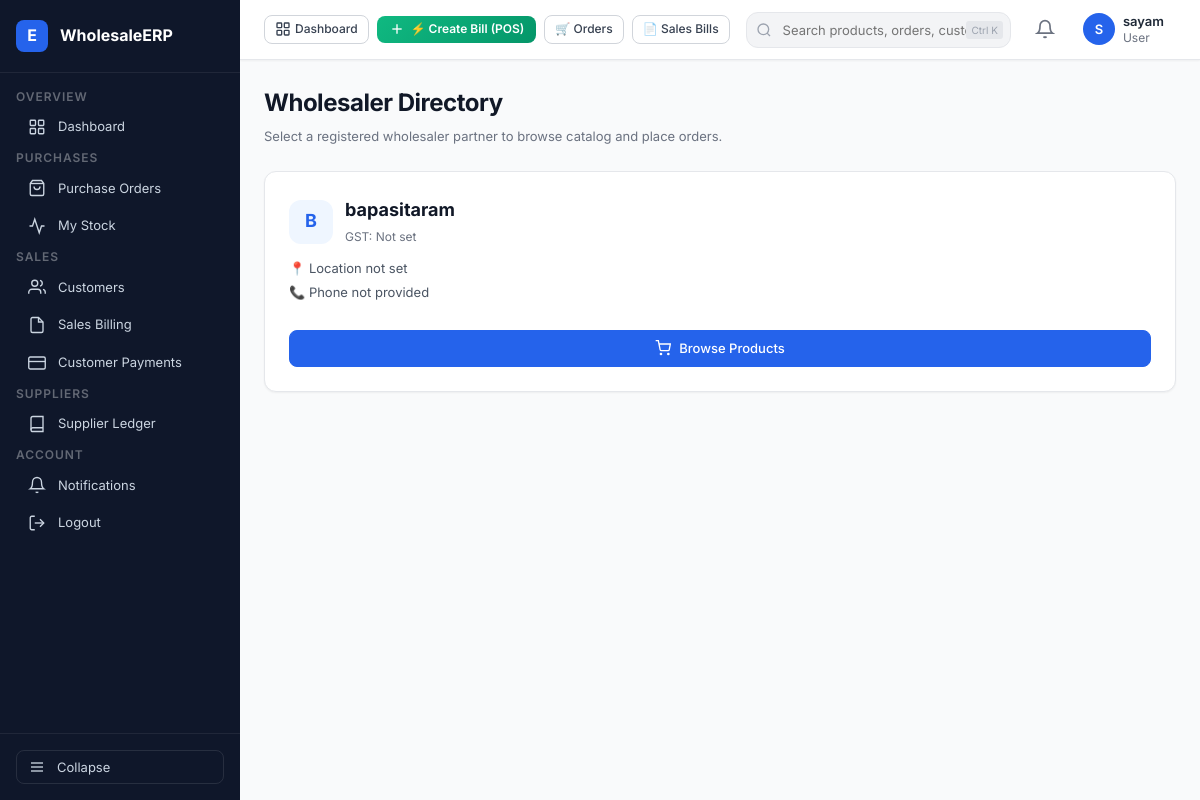
/orders/wholesalers/ (signed in), run on the app's committed database.
### accounts/models.py (models this page shows, shortened)
class WholesalerProfile(models.Model):
    user = models.OneToOneField(User, on_delete=models.CASCADE, related_name="wholesaler_profile")
    business_name = models.CharField(max_length=200)
    phone = models.CharField(max_length=15)
    gst_number = models.CharField(max_length=15, blank=True, null=True)
    address = models.TextField()
    city = models.CharField(max_length=100)
    state = models.CharField(max_length=100)
    pincode = models.CharField(max_length=10)
    retailers = models.ManyToManyField("RetailerProfile",related_name="wholesalers",blank=True)
    created_at = models.DateTimeField(auto_now_add=True)

### orders/views.py (the view)
@login_required
def wholesaler_list(request):
    retailer = request.user.retailer_profile
    wholesalers = WholesalerProfile.objects.all()
    return render(
        request,
        "orders/wholesaler_list.html",
        {
            "wholesalers": wholesalers
        }
    )

### templates/orders/wholesaler_list.html (shortened to what this page needs)
{% extends 'base.html' %}
{% block content %}
<div class="page-header">
  <div class="page-header-left">
    <h1 class="page-title">Wholesaler Directory</h1>
    <p class="page-subtitle">Select a registered wholesaler partner to browse catalog and place orders.</p>
  </div>
</div>
<div class="stats-grid">
  {% for wholesaler in wholesalers %}
  <div class="card" style="padding: 24px; display: flex; flex-direction: column; justify-content: space-between;">
    <div>
      <div style="display: flex; align-items: center; gap: 12px; margin-bottom: 12px;">
        <div style="width: 44px; height: 44px; border-radius: 12px; background: #eff6ff; color: #2563eb; display: flex; align-items: center; justify-content: center; font-weight: 700; font-size: 18px;">
          {{ wholesaler.business_name|first|upper }}
        </div>
        <div>
          <h2 style="font-size: 18px; font-weight: 700; color: #111827; margin: 0;">{{ wholesaler.business_name }}</h2>
          <span style="font-size: 12px; color: #6b7280;">GST: {{ wholesaler.gst_number|default:"Not set" }}</span>
        </div>
      </div>
      <div style="font-size: 13px; color: #4b5563; margin-bottom: 16px; line-height: 1.5;">
        <p style="margin-bottom: 4px;">📍 {{ wholesaler.address|default:"Location not set" }}{% if wholesaler.city %}, {{ wholesaler.city }}{% endif %}</p>
        <p>📞 {{ wholesaler.phone|default:"Phone not provided" }}</p>
      </div>
    </div>
    <a href="{% url 'wholesaler_products' wholesaler.id %}" class="btn btn-primary w-full" style="justify-content: center; margin-top: 12px;">
      <svg viewBox="0 0 24 24" fill="none" stroke="currentColor" stroke-width="2" width="16" height="16"><circle cx="9" cy="21" r="1"/><circle cx="20" cy="21" r="1"/><path d="M1 1h4l2.68 13.39a2 2 0 0 0 2 1.61h9.72a2 2 0 0 0 2-1.61L23 6H6"/></svg>
      Browse Products
    </a>
  </div>
  {% empty %}
  <div class="card" style="grid-column: 1 / -1; padding: 48px; text-align: center;">
    <p class="text-muted">You are not connected to any wholesaler partners yet.</p>
  </div>
  {% endfor %}
</div>
{% endblock %}

### templates/base.html (shortened to what this page needs)
{% load static %}
<!DOCTYPE html>
<html lang="en">
<head>
  <link rel="stylesheet" href="{% static 'css/styles.css' %}">
</head>
<body>
<div class="app-shell">
  <aside class="sidebar" id="sidebar">
    <a href="{% url 'dashboard' %}" class="sidebar-logo" style="text-decoration: none;">
      <div class="logo-icon">E</div>
      <span class="logo-text">WholesaleERP</span>
    </a>
    <nav class="sidebar-nav">
      {% if request.user.is_authenticated %}
        {% if user_role == 'WHOLESALER' or request.user.wholesaler_profile %}
          <span class="nav-section-label">Overview</span>
          <a href="{% url 'dashboard' %}" class="nav-item" data-href="/accounts/dashboard/">
            <svg viewBox="0 0 24 24" fill="none" stroke="currentColor" stroke-width="1.8">
              <rect x="3" y="3" width="7" height="7" rx="1"/><rect x="14" y="3" width="7" height="7" rx="1"/>
              <rect x="3" y="14" width="7" height="7" rx="1"/><rect x="14" y="14" width="7" height="7" rx="1"/>
            </svg>
            <span class="nav-label">Dashboard</span>
          </a>
          <span class="nav-section-label">Operations</span>
          <a href="{% url 'wholesaler_orders' %}" class="nav-item" data-href="/orders/wholesaler/">
            <svg viewBox="0 0 24 24" fill="none" stroke="currentColor" stroke-width="1.8">
              <path d="M16 4h2a2 2 0 0 1 2 2v14a2 2 0 0 1-2 2H6a2 2 0 0 1-2-2V6a2 2 0 0 1 2-2h2"/>
              <path d="M15 2H9a1 1 0 0 0-1 1v2a1 1 0 0 0 1 1h6a1 1 0 0 0 1-1V3a1 1 0 0 0-1-1z"/>
            </svg>
            <span class="nav-label">Orders</span>
            {% if pending_orders_count %}<span class="nav-badge">{{ pending_orders_count }}</span>{% endif %}
          </a>
          <a href="{% url 'invoice_list' %}" class="nav-item" data-href="/billing/">
            <svg viewBox="0 0 24 24" fill="none" stroke="currentColor" stroke-width="1.8">
              <path d="M14 2H6a2 2 0 0 0-2 2v16a2 2 0 0 0 2 2h12a2 2 0 0 0 2-2V8z"/>
              <polyline points="14 2 14 8 20 8"/>
              <line x1="16" y1="13" x2="8" y2="13"/><line x1="16" y1="17" x2="8" y2="17"/>
            </svg>
            <span class="nav-label">Billing</span>
          </a>
          <a href="{% url 'payment_list' %}" class="nav-item" data-href="/payments/">
            <svg viewBox="0 0 24 24" fill="none" stroke="currentColor" stroke-width="1.8">
              <rect x="1" y="4" width="22" height="16" rx="2" ry="2"/>
              <line x1="1" y1="10" x2="23" y2="10"/>
            </svg>
            <span class="nav-label">Payments</span>
          </a>
          <span class="nav-section-label">Inventory</span>
          <a href="{% url 'product_list' %}" class="nav-item" data-href="/products/">
            <svg viewBox="0 0 24 24" fill="none" stroke="currentColor" stroke-width="1.8">
              <path d="M21 16V8a2 2 0 0 0-1-1.73l-7-4a2 2 0 0 0-2 0l-7 4A2 2 0 0 0 3 8v8a2 2 0 0 0 1 1.73l7 4a2 2 0 0 0 2 0l7-4A2 2 0 0 0 21 16z"/>
            </svg>
            <span class="nav-label">Products</span>
          </a>
          <a href="{% url 'stock_list' %}" class="nav-item" data-href="/products/stock/">
            <svg viewBox="0 0 24 24" fill="none" stroke="currentColor" stroke-width="1.8">
              <polyline points="22 12 18 12 15 21 9 3 6 12 2 12"/>
            </svg>
            <span class="nav-label">Inventory</span>
            {% if low_stock_count %}<span class="nav-badge">{{ low_stock_count }}</span>{% endif %}
          </a>
          <span class="nav-section-label">Business</span>
          <a href="{% url 'retailer_list' %}" class="nav-item" data-href="/accounts/retailers/">
            <svg viewBox="0 0 24 24" fill="none" stroke="currentColor" stroke-width="1.8">
              <path d="M17 21v-2a4 4 0 0 0-4-4H5a4 4 0 0 0-4 4v2"/>
              <circle cx="9" cy="7" r="4"/>
              <path d="M23 21v-2a4 4 0 0 0-3-3.87"/><path d="M16 3.13a4 4 0 0 1 0 7.75"/>
            </svg>
            <span class="nav-label">Retailers</span>
          </a>
          <a href="{% url 'payment_ledger' %}" class="nav-item">
            <svg viewBox="0 0 24 24" fill="none" stroke="currentColor" stroke-width="1.8">
              <path d="M4 19.5A2.5 2.5 0 0 1 6.5 17H20"/><path d="M6.5 2H20v20H6.5A2.5 2.5 0 0 1 4 19.5v-15A2.5 2.5 0 0 1 6.5 2z"/>
            </svg>
            <span class="nav-label">Ledger</span>
          </a>
          <a href="{% url 'shipment_list' %}" class="nav-item">
            <svg viewBox="0 0 24 24" fill="none" stroke="currentColor" stroke-width="1.8">
              <rect x="1" y="3" width="15" height="13" rx="1"/>
              <path d="M16 8h4l3 3v5h-7V8z"/><circle cx="5.5" cy="18.5" r="2.5"/><circle cx="18.5" cy="18.5" r="2.5"/>
            </svg>
            <span class="nav-label">Shipments</span>
          </a>
        {% elif user_role == 'RETAILER' or request.user.retailer_profile %}
          <span class="nav-section-label">Overview</span>
          <a href="{% url 'dashboard' %}" class="nav-item" data-href="/accounts/dashboard/">
            <svg viewBox="0 0 24 24" fill="none" stroke="currentColor" stroke-width="1.8">
              <rect x="3" y="3" width="7" height="7" rx="1"/><rect x="14" y="3" width="7" height="7" rx="1"/>
              <rect x="3" y="14" width="7" height="7" rx="1"/><rect x="14" y="14" width="7" height="7" rx="1"/>
            </svg>
            <span class="nav-label">Dashboard</span>
          </a>
          <span class="nav-section-label">Purchases</span>
          <a href="{% url 'retailer_orders' %}" class="nav-item" data-href="/orders/retailer/">
            <svg viewBox="0 0 24 24" fill="none" stroke="currentColor" stroke-width="1.8">
              <path d="M6 2 3 6v14a2 2 0 0 0 2 2h14a2 2 0 0 0 2-2V6l-3-4z"/><line x1="3" y1="6" x2="21" y2="6"/>
              <path d="M16 10a4 4 0 0 1-8 0"/>
            </svg>
            <span class="nav-label">Purchase Orders</span>
          </a>
          <a href="{% url 'retailer_stock_list' %}" class="nav-item">
            <svg viewBox="0 0 24 24" fill="none" stroke="currentColor" stroke-width="1.8">
              <polyline points="22 12 18 12 15 21 9 3 6 12 2 12"/>
            </svg>
            <span class="nav-label">My Stock</span>
          </a>
          <span class="nav-section-label">Sales</span>
          <a href="{% url 'customer_list' %}" class="nav-item">
            <svg viewBox="0 0 24 24" fill="none" stroke="currentColor" stroke-width="1.8">
              <path d="M17 21v-2a4 4 0 0 0-4-4H5a4 4 0 0 0-4 4v2"/><circle cx="9" cy="7" r="4"/>
              <path d="M23 21v-2a4 4 0 0 0-3-3.87"/><path d="M16 3.13a4 4 0 0 1 0 7.75"/>
            </svg>
            <span class="nav-label">Customers</span>
          </a>
          <a href="{% url 'customer_invoices' %}" class="nav-item">
            <svg viewBox="0 0 24 24" fill="none" stroke="currentColor" stroke-width="1.8">
              <path d="M14 2H6a2 2 0 0 0-2 2v16a2 2 0 0 0 2 2h12a2 2 0 0 0 2-2V8z"/>
              <polyline points="14 2 14 8 20 8"/>
            </svg>
            <span class="nav-label">Sales Billing</span>
          </a>
          <a href="{% url 'customer_payments' %}" class="nav-item">
            <svg viewBox="0 0 24 24" fill="none" stroke="currentColor" stroke-width="1.8">
              <rect x="1" y="4" width="22" height="16" rx="2" ry="2"/><line x1="1" y1="10" x2="23" y2="10"/>
            </svg>
            <span class="nav-label">Customer Payments</span>
          </a>
          <span class="nav-section-label">Suppliers</span>
          <a href="{% url 'invoice_list' %}" class="nav-item">
            <svg viewBox="0 0 24 24" fill="none" stroke="currentColor" stroke-width="1.8">
              <path d="M4 19.5A2.5 2.5 0 0 1 6.5 17H20"/><path d="M6.5 2H20v20H6.5A2.5 2.5 0 0 1 4 19.5v-15A2.5 2.5 0 0 1 6.5 2z"/>
            </svg>
            <span class="nav-label">Supplier Ledger</span>
          </a>
        {% endif %}
        <span class="nav-section-label">Account</span>
        <a href="{% url 'notifications' %}" class="nav-item">
          <svg viewBox="0 0 24 24" fill="none" stroke="currentColor" stroke-width="1.8">
            <path d="M18 8A6 6 0 0 0 6 8c0 7-3 9-3 9h18s-3-2-3-9"/><path d="M13.73 21a2 2 0 0 1-3.46 0"/>
          </svg>
          <span class="nav-label">Notifications</span>
        </a>
        <a href="{% url 'logout' %}" class="nav-item" data-href="/logout/" data-confirm="Are you sure you want to logout?">
          <svg viewBox="0 0 24 24" fill="none" stroke="currentColor" stroke-width="1.8">
            <path d="M9 21H5a2 2 0 0 1-2-2V5a2 2 0 0 1 2-2h4"/>
            <polyline points="16 17 21 12 16 7"/><line x1="21" y1="12" x2="9" y2="12"/>
          </svg>
          <span class="nav-label">Logout</span>
        </a>
      {% endif %}
    </nav>
    <div class="sidebar-footer">
      <button class="sidebar-toggle-btn" id="sidebarToggleBtn" title="Collapse sidebar">
        <svg viewBox="0 0 24 24" width="16" height="16" fill="none" stroke="currentColor" stroke-width="2">
          <line x1="3" y1="12" x2="21" y2="12"/><line x1="3" y1="6" x2="21" y2="6"/><line x1="3" y1="18" x2="21" y2="18"/>
        </svg>
        <span>Collapse</span>
      </button>
    </div>
  </aside>
  <div class="main-area" id="mainArea">
    <header class="topbar">
      <div class="topbar-quick-actions" style="display: flex; align-items: center; gap: 8px;">
        <a href="{% url 'dashboard' %}" class="btn btn-secondary btn-sm" style="font-size: 12px; padding: 5px 10px; display: flex; align-items: center; gap: 4px;">
          <svg viewBox="0 0 24 24" width="14" height="14" fill="none" stroke="currentColor" stroke-width="2"><rect x="3" y="3" width="7" height="7" rx="1"/><rect x="14" y="3" width="7" height="7" rx="1"/><rect x="3" y="14" width="7" height="7" rx="1"/><rect x="14" y="14" width="7" height="7" rx="1"/></svg>
          Dashboard
        </a>
        {% if request.user.retailer_profile or user_role == 'RETAILER' %}
          <a href="{% url 'create_customer_invoice' %}" class="btn btn-primary btn-sm" style="background: linear-gradient(135deg, #10b981 0%, #059669 100%); border: none; font-weight: 600; padding: 5px 12px; gap: 6px; font-size: 12px;">
            <svg viewBox="0 0 24 24" fill="none" stroke="currentColor" stroke-width="2" width="14" height="14"><line x1="12" y1="5" x2="12" y2="19"/><line x1="5" y1="12" x2="19" y2="12"/></svg>
            ⚡ Create Bill (POS)
          </a>
          <a href="{% url 'retailer_orders' %}" class="btn btn-secondary btn-sm" style="font-size: 12px; padding: 5px 10px;">
            🛒 Orders
          </a>
          <a href="{% url 'customer_invoices' %}" class="btn btn-secondary btn-sm" style="font-size: 12px; padding: 5px 10px;">
            📄 Sales Bills
          </a>
        {% endif %}
      </div>
      <div class="topbar-search">
        <svg class="search-icon" viewBox="0 0 24 24" fill="none" stroke="currentColor" stroke-width="2">
          <circle cx="11" cy="11" r="8"/><line x1="21" y1="21" x2="16.65" y2="16.65"/>
        </svg>
        <input type="text" placeholder="Search products, orders, customers..." aria-label="Global search">
        <span class="search-shortcut">Ctrl K</span>
      </div>
      <div class="topbar-actions">
        <div style="position:relative;">
          <button class="topbar-icon-btn" id="notifBtn" aria-label="Notifications">
            <svg viewBox="0 0 24 24" width="20" height="20" fill="none" stroke="currentColor" stroke-width="2">
              <path d="M18 8A6 6 0 0 0 6 8c0 7-3 9-3 9h18s-3-2-3-9"/>
              <path d="M13.73 21a2 2 0 0 1-3.46 0"/>
            </svg>
          </button>
        </div>
        <div class="topbar-user">
          <div class="avatar">
            {{ request.user.first_name|first|default:request.user.username|first|upper }}
          </div>
          <div class="user-info">
            <div class="user-name">
              {% if request.user.first_name %}{{ request.user.get_full_name }}{% else %}{{ request.user.username }}{% endif %}
            </div>
            <div class="user-role">{{ user_role|default:"User"|title }}</div>
          </div>
        </div>
      </div>
    </header>
    <main class="page-content">
      {% block content %}{% endblock %}
    </main>
  </div>
</div>
</body>
</html>

### data on the page
WholesalerProfile: business_name|first "B", business_name "bapasitaram", gst_number "Not set", address "Location not set", phone "Phone not provided"

### other printed values
{{ request.user.username }} "sayam"
{{ user_role|default:"User"|title }} "User"
